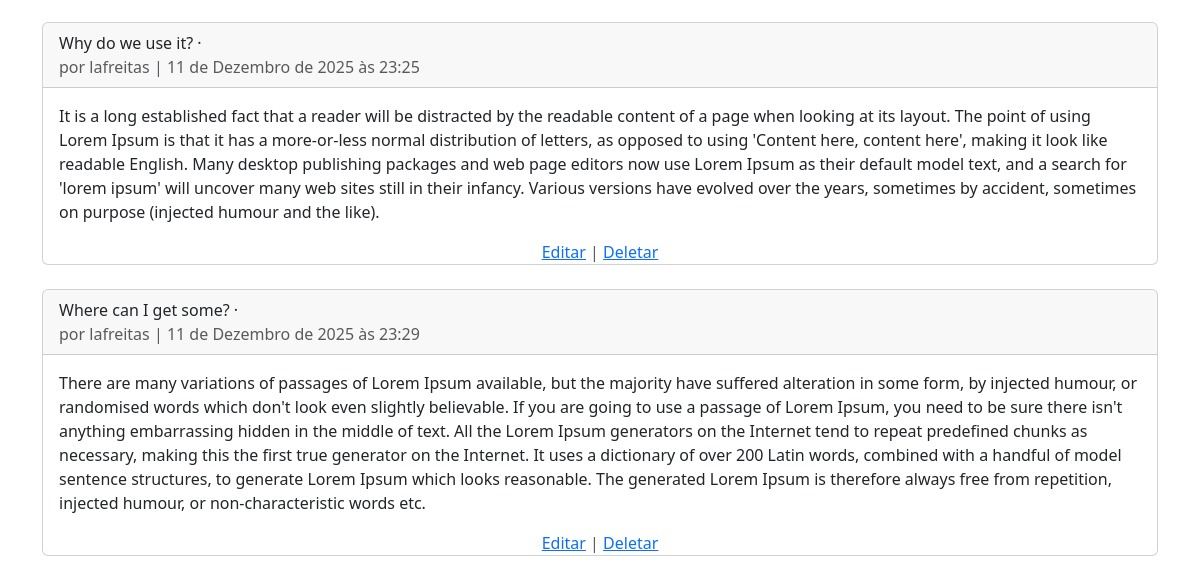
The page /articles/ (signed in, lower part) on the database as committed earlier.
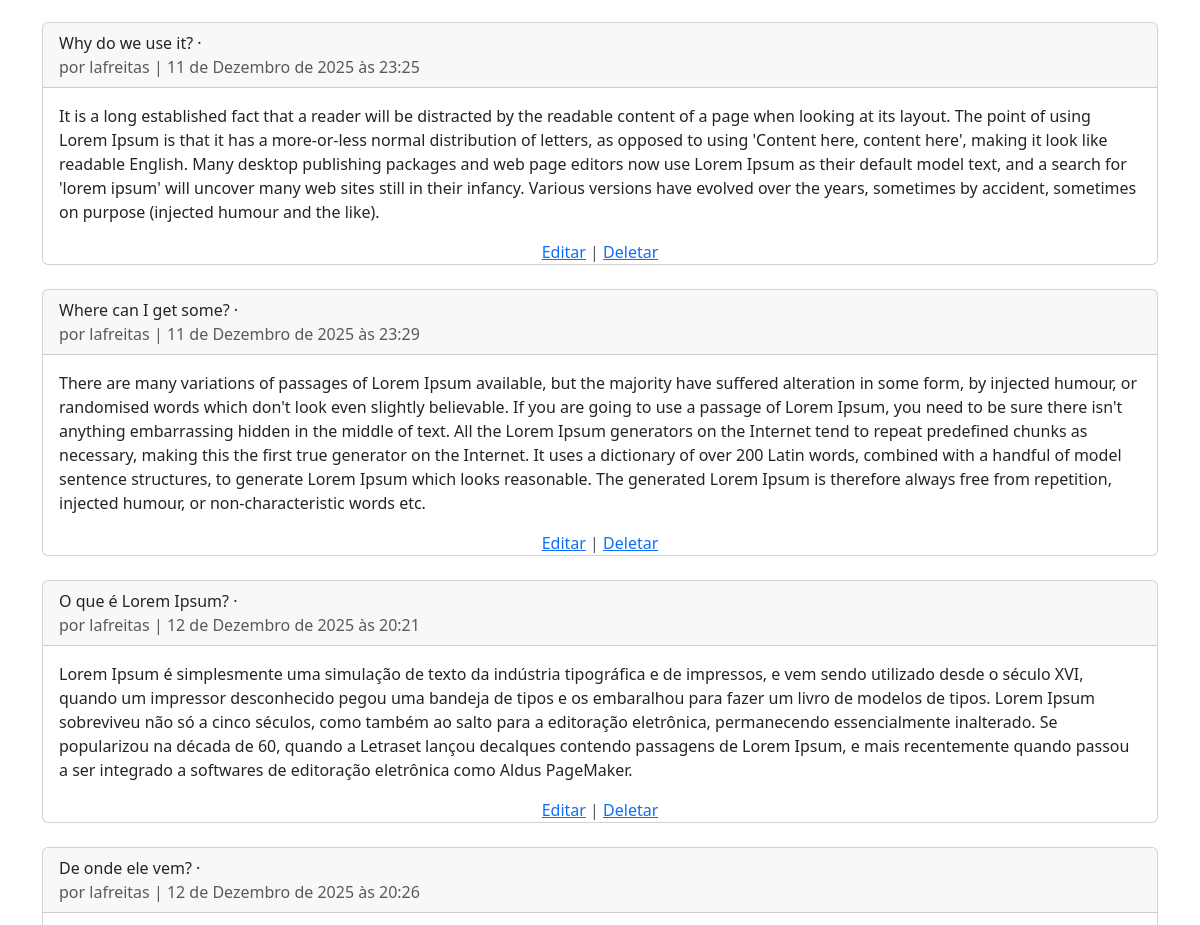
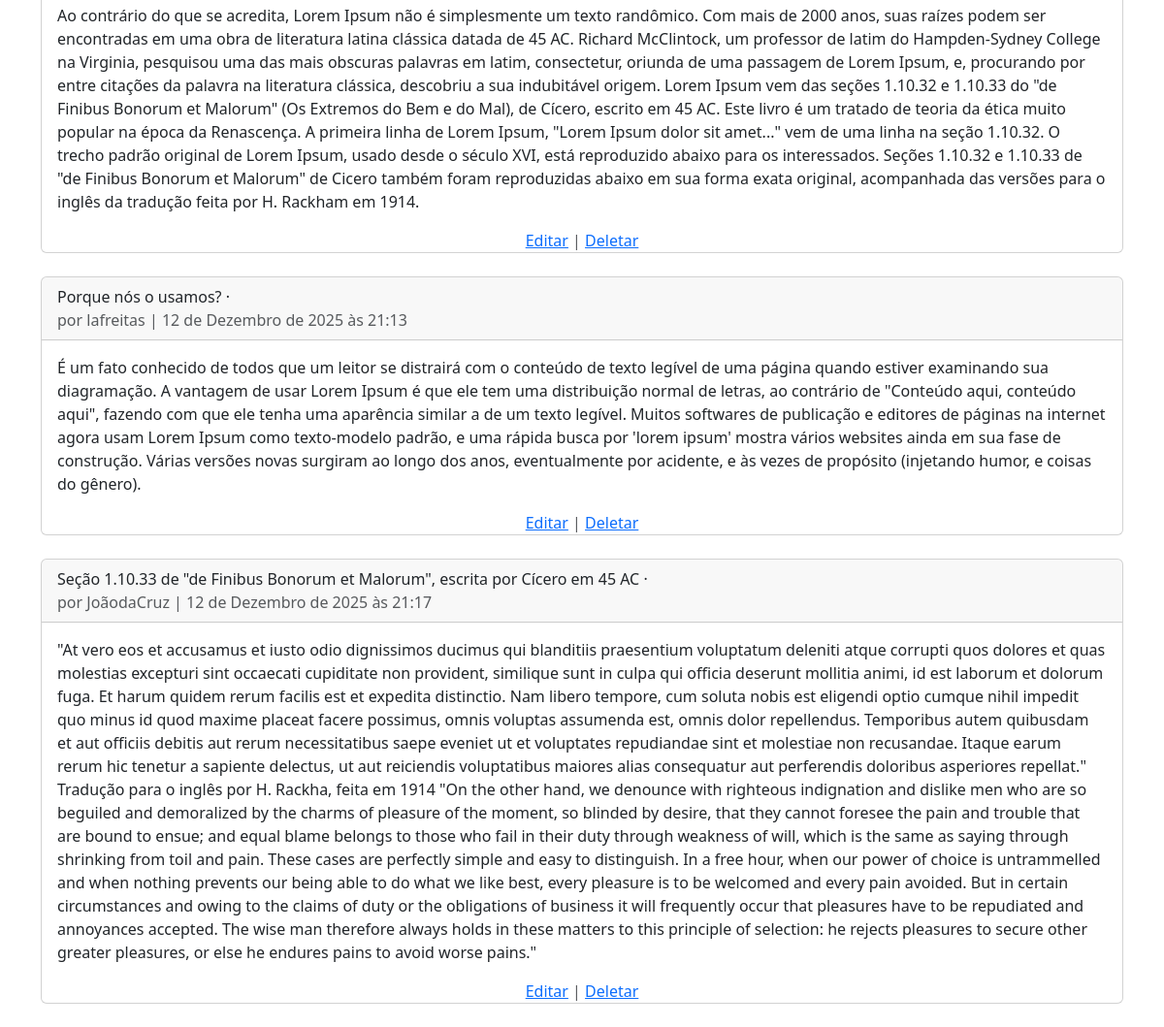
The same page on the database as committed later (2 pictures, top to bottom).
### articles/models.py (models this page shows)
class Article(models.Model):
    title = models.CharField(max_length=255)
    body = models.TextField()
    date = models.DateTimeField(auto_now_add=True)
    author = models.ForeignKey(
        get_user_model(),
        on_delete=models.CASCADE,
    )

### users/models.py (models this page shows)
class CustomUser(AbstractUser):
    age = models.PositiveIntegerField(null=True, blank=True)

### articles/views.py (the view)
# urls.py: path('', ArticleListView.as_view(), name='article_list'), # URL pattern for article list view
class ArticleListView(LoginRequiredMixin, ListView):
    model = Article
    template_name = 'article_list.html' # specify your template name/location
    login_url = '/accounts/login/'  # redirect to login if not authenticated

### templates/article_list.html (shortened to what this page needs)
{% extends 'base.html' %}
{% block content %}
    {% for article in object_list %}
        <div class="card">
            <div class="card-header">
                <span class="font-weight-bold">{{ article.title }}</span> &middot;
                <span class="text-muted"><br>por {{ article.author }} |
                    {{ article.date }}
                </span>
            </div>
            <div class="card-body">
                {{ article.body }}
            </div>
            <div class="card_footer text-center text-muted">
                <a href="{% url 'article_edit' article.pk %}">Editar</a> |
                <a href="{% url 'article_delete' article.pk %}">Deletar</a>
            </div>
        </div>
        <br />
        {% endfor %}
        {% endblock content %}

Rows that differ between the two databases and show on the page:
added Article: title "O que é Lorem Ipsum?", author "lafreitas", date "12 de Dezembro de 2025 às 20:21", body "Lorem Ipsum é simplesmente uma simulação de texto da indústria tipográfica e de impressos, e vem sendo utilizado desde o século XVI, quando um impressor desconhecido pegou uma bandeja de tipos e os embaralhou para fazer um livro de modelos de tipos. Lorem Ipsum sobreviveu não só a cinco séculos, como também ao salto para a editoração eletrônica, permanecendo essencialmente inalterado. Se popularizou na década de 60, quando a Letraset lançou decalques contendo passagens de Lorem Ipsum, e mais recentemente quando passou a ser integrado a softwares de editoração eletrônica como Aldus PageMaker."
added Article: title "De onde ele vem?", author "lafreitas", date "12 de Dezembro de 2025 às 20:26", body "Ao contrário do que se acredita, Lorem Ipsum não é simplesmente um texto randômico. Com mais de 2000 anos, suas raízes podem ser encontradas em uma obra de literatura latina clássica datada de 45 AC. Richard McClintock, um professor de latim do Hampden-Sydney College na Virginia, pesquisou uma das mais obscuras palavras em latim, consectetur, oriunda de uma passagem de Lorem Ipsum, e, procurando por entre citações da palavra na literatura clássica, descobriu a sua indubitável origem. Lorem Ipsum vem das seções 1.10.32 e 1.10.33 do \"de Finibus Bonorum et Malorum\" (Os Extremos do Bem e do Mal), de Cícero, escrito em 45 AC. Este livro é um tratado de teoria da ética muito popular na época da…"
added Article: title "Porque nós o usamos?", author "lafreitas", date "12 de Dezembro de 2025 às 21:13", body "É um fato conhecido de todos que um leitor se distrairá com o conteúdo de texto legível de uma página quando estiver examinando sua diagramação. A vantagem de usar Lorem Ipsum é que ele tem uma distribuição normal de letras, ao contrário de \"Conteúdo aqui, conteúdo aqui\", fazendo com que ele tenha uma aparência similar a de um texto legível. Muitos softwares de publicação e editores de páginas na internet agora usam Lorem Ipsum como texto-modelo padrão, e uma rápida busca por 'lorem ipsum' mostra vários websites ainda em sua fase de construção. Várias versões novas surgiram ao longo dos anos, eventualmente por acidente, e às vezes de propósito (injetando humor, e coisas do gênero)."
added Article: title "Seção 1.10.33 de \"de Finibus Bonorum et Malorum\", escrita por Cícero em 45 AC", author "JoãodaCruz", date "12 de Dezembro de 2025 às 21:17", body "\"At vero eos et accusamus et iusto odio dignissimos ducimus qui blanditiis praesentium voluptatum deleniti atque corrupti quos dolores et quas molestias excepturi sint occaecati cupiditate non provident, similique sunt in culpa qui officia deserunt mollitia animi, id est laborum et dolorum fuga. Et harum quidem rerum facilis est et expedita distinctio. Nam libero tempore, cum soluta nobis est eligendi optio cumque nihil impedit quo minus id quod maxime placeat facere possimus, omnis voluptas assumenda est, omnis dolor repellendus. Temporibus autem quibusdam et aut officiis debitis aut rerum necessitatibus saepe eveniet ut et voluptates repudiandae sint et molestiae non recusandae. Itaque…"
